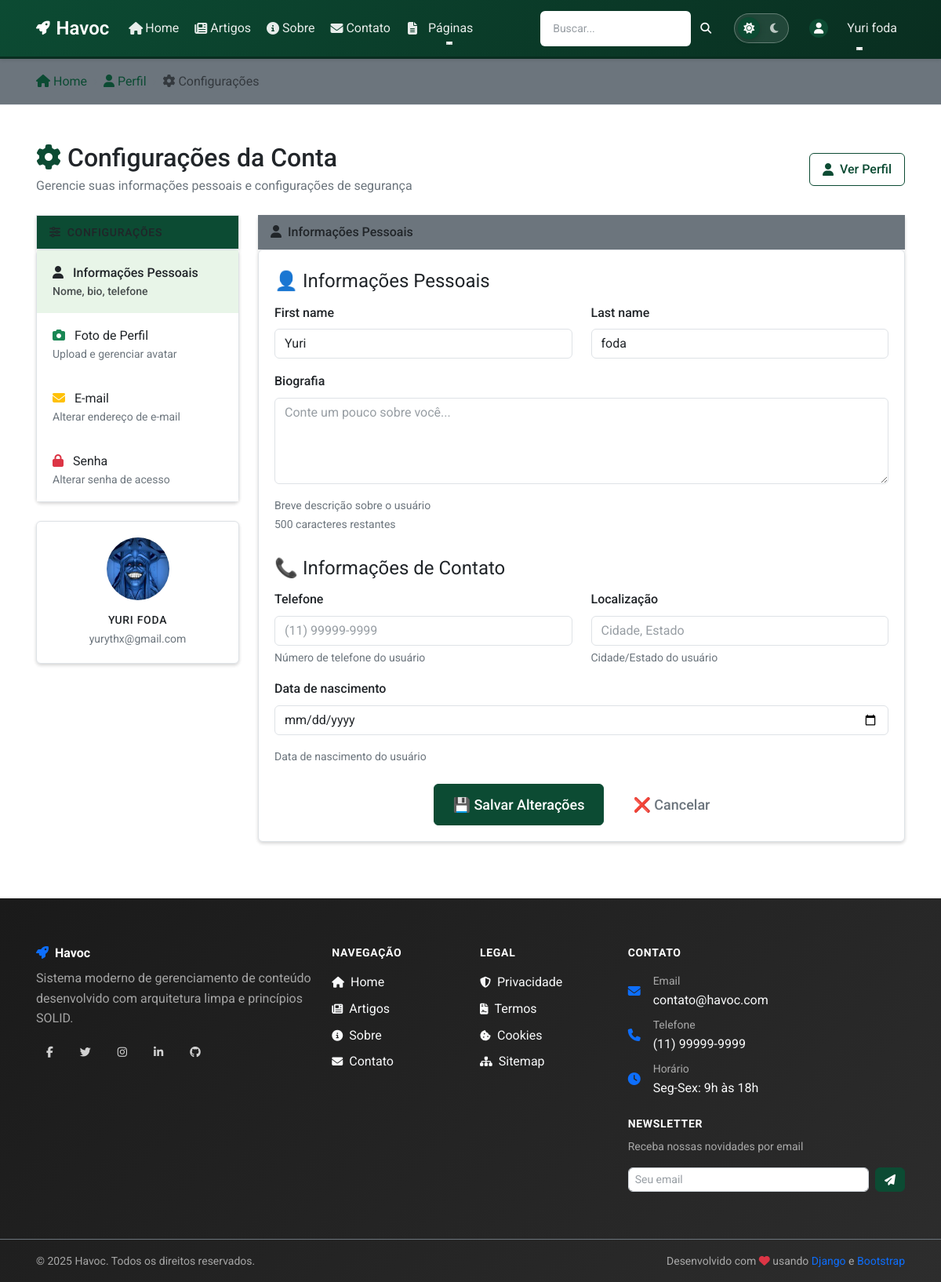
Screenshot of /accounts/configuracoes/ (signed in) with the database file from the repository.
### apps/accounts/models/user.py (models this page shows, shortened)
class User(AbstractUser):
    email = models.EmailField(
        'endereço de email',
        unique=True,
        error_messages={
            'unique': "Já existe um usuário com este email.",
        }
    )
    is_verified = models.BooleanField(
        'verificado',
        default=False,
        help_text='Designa se o usuário verificou o email.'
    )
    slug = models.SlugField(
        'slug',
        max_length=100,
        unique=True,
        blank=True,
        help_text='Identificador único para URLs amigáveis'
    )
    avatar = models.ImageField(
        'avatar',
        upload_to=user_avatar_path,
        blank=True,
        null=True,
        help_text='Foto de perfil do usuário'
    )
    bio = models.TextField(
        'biografia',
        max_length=500,
        blank=True,
        help_text='Breve descrição sobre o usuário'
    )
    phone = models.CharField(
        'telefone',
        max_length=20,
        blank=True,
        help_text='Número de telefone do usuário'
    )
    birth_date = models.DateField(
        'data de nascimento',
        blank=True,
        null=True,
        help_text='Data de nascimento do usuário'
    )
    location = models.CharField(
        'localização',
        max_length=100,
        blank=True,
        help_text='Cidade/Estado do usuário'
    )
    objects = UserManager()
    USERNAME_FIELD = 'email'
    REQUIRED_FIELDS = ['username']
    class Meta:
        verbose_name = 'usuário'
        verbose_name_plural = 'usuários'
        ordering = ['-date_joined']
    def get_full_name(self):
        return f"{self.first_name} {self.last_name}".strip()
    def get_avatar_url(self):
        if self.avatar and hasattr(self.avatar, 'url'):
            return self.avatar.url
        return self.get_default_avatar()

### apps/accounts/views/profile.py (the view, shortened to what this page needs)
# urls.py: path('configuracoes/', UserUpdateView.as_view(), name='settings'),
class UserUpdateView(LoginRequiredMixin, View):
    template_name = 'accounts/user_settings.html'
    login_url = '/accounts/login/'
    def get(self, request):
        user = request.user
        context = {
            'profile_form': ProfileUpdateForm(instance=user),
            'avatar_form': AvatarUpdateForm(instance=user),
            'email_form': EmailUpdateForm(user=user, instance=user),
            'password_form': PasswordChangeForm(user=user),
            'profile_user': user,
        }
        return render(request, self.template_name, context)

### apps/config/models/app_module_config.py (called while the page is built)
    @property
    def is_available(self):
        return self.is_enabled and self.status == 'active'

### apps/config/services/module_service.py (called while the page is built)
    def get_module_by_name(self, app_name: str) -> Optional[AppModuleConfiguration]:
        try:
            return AppModuleConfiguration.objects.get(app_name=app_name)
        except AppModuleConfiguration.DoesNotExist:
            return None

    def is_module_enabled(self, app_name: str) -> bool:
        module = self.get_module_by_name(app_name)
        return module.is_available if module else False

### apps/accounts/templates/accounts/user_settings.html (shortened to what this page needs)
{% extends 'base.html' %}
{% load crispy_forms_tags %}
{% block content %}
<nav aria-label="breadcrumb" class="bg-secondary border-bottom">
    <div class="container">
        <ol class="breadcrumb mb-0 py-3">
            <li class="breadcrumb-item">
                <a href="{% url 'pages:home' %}" class="text-decoration-none">
                    <i class="fas fa-home me-1"></i>Home
                </a>
            </li>
            <li class="breadcrumb-item">
                <a href="{% url 'accounts:profile' %}" class="text-decoration-none">
                    <i class="fas fa-user me-1"></i>Perfil
                </a>
            </li>
            <li class="breadcrumb-item active" aria-current="page">
                <i class="fas fa-cog me-1"></i>Configurações
            </li>
        </ol>
    </div>
</nav>
<div class="container my-5">
    <div class="row mb-4">
        <div class="col-12">
            <div class="d-flex justify-content-between align-items-center">
                <div>
                    <h1 class="h2 mb-1 text-sans text-body">
                        <i class="fas fa-cog me-2 text-django-green"></i>Configurações da Conta
                    </h1>
                    <p class="text-secondary mb-0 text-body">Gerencie suas informações pessoais e configurações de segurança</p>
                </div>
                <div>
                    <a href="{% url 'accounts:profile' %}" class="btn btn-outline-primary">
                        <i class="fas fa-user me-1"></i>Ver Perfil
                    </a>
                </div>
            </div>
        </div>
    </div>
    <div class="row">
        <div class="col-lg-3">
            <div class="card-django border-0 shadow-sm mb-4">
                <div class="card-header bg-django-green text-light card-django">
                    <h6 class="mb-0 text-sans text-body">
                        <i class="fas fa-sliders-h me-2"></i>Configurações
                    </h6>
                </div>
                <div class="card-body p-0 card-django">
                    <div class="list-group list-group-flush">
                        <a href="#profile-section" class="list-group-item list-group-item-action active" data-section="profile">
                            <i class="fas fa-user me-2 text-django-green"></i>
                            <span>Informações Pessoais</span>
                            <small class="d-block text-secondary">Nome, bio, telefone</small>
                        </a>
                        <a href="#avatar-section" class="list-group-item list-group-item-action" data-section="avatar">
                            <i class="fas fa-camera me-2 text-success"></i>
                            <span>Foto de Perfil</span>
                            <small class="d-block text-secondary">Upload e gerenciar avatar</small>
                        </a>
                        <a href="#email-section" class="list-group-item list-group-item-action" data-section="email">
                            <i class="fas fa-envelope me-2 text-warning"></i>
                            <span>E-mail</span>
                            <small class="d-block text-secondary">Alterar endereço de e-mail</small>
                        </a>
                        <a href="#password-section" class="list-group-item list-group-item-action" data-section="password">
                            <i class="fas fa-lock me-2 text-danger"></i>
                            <span>Senha</span>
                            <small class="d-block text-secondary">Alterar senha de acesso</small>
                        </a>
                    </div>
                </div>
            </div>
            <div class="card-django border-0 shadow-sm">
                <div class="card-body text-center card-django">
                    <img src="{{ profile_user.get_avatar_url }}"
                         alt="Avatar de {{ profile_user.get_full_name|default:profile_user.username }}"
                         class="rounded-circle mb-3 avatar-lg">
                    <h6 class="mb-1 text-sans text-body">{{ profile_user.get_full_name|default:profile_user.username }}</h6>
                    <p class="text-secondary small mb-0 text-body">{{ profile_user.email }}</p>
                </div>
            </div>
        </div>
        <div class="col-lg-9">
            <div id="profile-section" class="settings-section">
                <div class="card-django border-0 shadow-sm mb-4">
                    <div class="card-header bg-secondary border-0 card-django">
                        <h5 class="mb-0 text-sans text-body">
                            <i class="fas fa-user me-2"></i>Informações Pessoais
                        </h5>
                    </div>
                    <div class="card-body card-django">
                        <form method="post" class="needs-validation form-django" novalidate aria-label="Formulário de informações pessoais" role="form">
                            {% crispy profile_form %}
                        </form>
                    </div>
                </div>
            </div>
        </div>
    </div>
</div>
{% endblock %}

### apps/pages/templates/includes/_nav.html (shortened to what this page needs)
{% load static %}
<nav class="navbar navbar-expand-lg navbar-django">
    <div class="container">
        <a class="navbar-brand" href="{% url 'pages:home' %}">
            <i class="fas fa-rocket me-2"></i>Havoc
        </a>
        <div class="collapse navbar-collapse" id="navbarNav">
            <ul class="navbar-nav me-auto">
                <li class="nav-item">
                    <a class="nav-link {% if request.resolver_match.url_name == 'home' %}active{% endif %}" href="{% url 'pages:home' %}">
                        <i class="fas fa-home me-1"></i>Home
                    </a>
                </li>
                <li class="nav-item">
                    <a class="nav-link {% if 'articles' in request.resolver_match.namespace %}active{% endif %}" href="{% url 'articles:article_list' %}">
                        <i class="fas fa-newspaper me-1"></i>Artigos
                    </a>
                </li>
                <li class="nav-item">
                    <a class="nav-link {% if request.resolver_match.url_name == 'about' %}active{% endif %}" href="{% url 'pages:about' %}">
                        <i class="fas fa-info-circle me-1"></i>Sobre
                    </a>
                </li>
                <li class="nav-item">
                    <a class="nav-link {% if request.resolver_match.url_name == 'contact' %}active{% endif %}" href="{% url 'pages:contact' %}">
                        <i class="fas fa-envelope me-1"></i>Contato
                    </a>
                </li>
                <li class="nav-item dropdown">
                    <a class="nav-link dropdown-toggle" href="#" id="pagesDropdown" role="button"
                       data-bs-toggle="dropdown" aria-expanded="false" aria-label="Menu de páginas">
                        <i class="fas fa-file-alt me-1"></i>Páginas
                    </a>
                </li>
            </ul>
            <form class="d-flex me-3 form-django" method="get" action="{% url 'articles:search' %}" aria-label="Formulário de busca" role="form">
                <div class="input-group">
                    <input class="form-control form-control-enhanced form-control-sm" type="search" name="q" placeholder="Buscar..."
                           aria-label="Campo de busca" aria-describedby="search-button" value="{{ request.GET.q }}">
                    <button class="btn btn-outline-light btn-sm text-sans" type="submit"
                            id="search-button" aria-label="Buscar">
                        <i class="fas fa-search"></i>
                    </button>
                </div>
            </form>
            <ul class="navbar-nav align-items-center">
                <li class="nav-item me-2">
                    <div class="theme-toggle" role="radiogroup" aria-label="Escolher tema">
                        <button class="theme-option" data-theme="light" title="Tema claro" aria-label="Tema claro" role="radio">
                            <i class="fas fa-sun"></i>
                        </button>
                        <button class="theme-option" data-theme="dark" title="Tema escuro" aria-label="Tema escuro" role="radio">
                            <i class="fas fa-moon"></i>
                        </button>
                    </div>
                </li>
                {% if user.is_authenticated %}
                    <li class="nav-item dropdown">
                        <a class="nav-link dropdown-toggle d-flex align-items-center" href="#" id="userDropdown" role="button"
                           data-bs-toggle="dropdown" aria-expanded="false" aria-label="Menu do usuário">
                            <div class="avatar-sm me-2">
                                <div class="bg-django-green rounded-circle d-flex align-items-center justify-content-center" style="width: 24px; height: 24px;">
                                    <i class="fas fa-user text-white small"></i>
                                </div>
                            </div>
                            <span class="d-none d-md-inline">{{ user.get_full_name|default:user.username }}</span>
                        </a>
                    </li>
                {% endif %}
            </ul>
        </div>
    </div>
</nav>

### static/css/forms.css (style rules this page uses)
.form-control { transition: border-color 0.15s ease-in-out, box-shadow 0.15s ease-in-out, background-color 0.15s ease-in-out; }
.form-group { margin-bottom: 1rem; }
.form-group label { font-weight: 500; margin-bottom: 0.5rem; color: #495057; }

### apps/accounts/templates/accounts/user_settings.html (style rules this page uses)
.settings-section { transition: opacity 0.3s ease; }
.list-group-item { border: none; padding: 16px 20px; transition: all 0.2s ease; cursor: pointer; }
.list-group-item.active { background-color: #e8f5e8; color: var(--bs-django-green); border-left: 4px solid var(--bs-django-green); font-weight: 500; }
.list-group-item.active i { color: var(--bs-django-green) !important; }
.list-group-item.active small { color: var(--bs-django-green) !important; opacity: 0.8; }
.card-django { transition: transform 0.2s ease; }

### rows the page displays
User: get_full_name "Yuri foda", get_avatar_url (picture), get_full_name "YURI FODA", email "yurythx@gmail.com", first_name "Yuri", last_name "foda"
